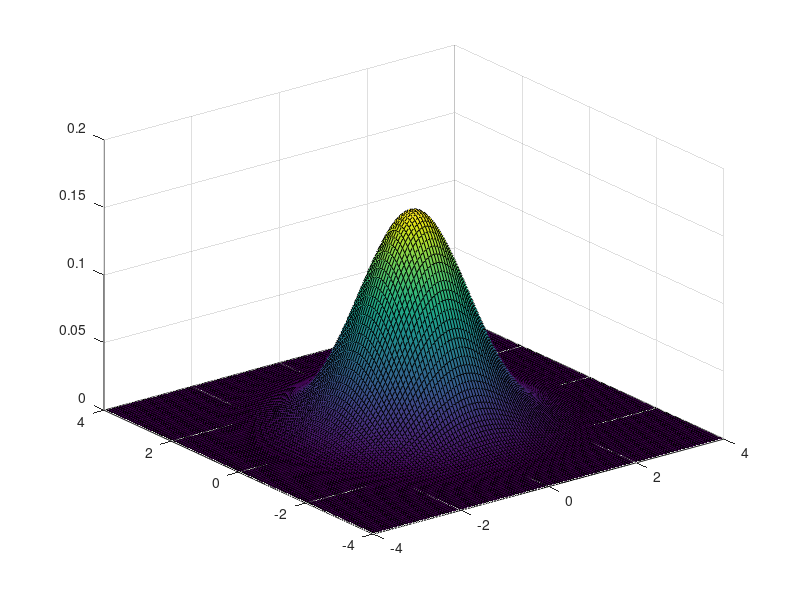
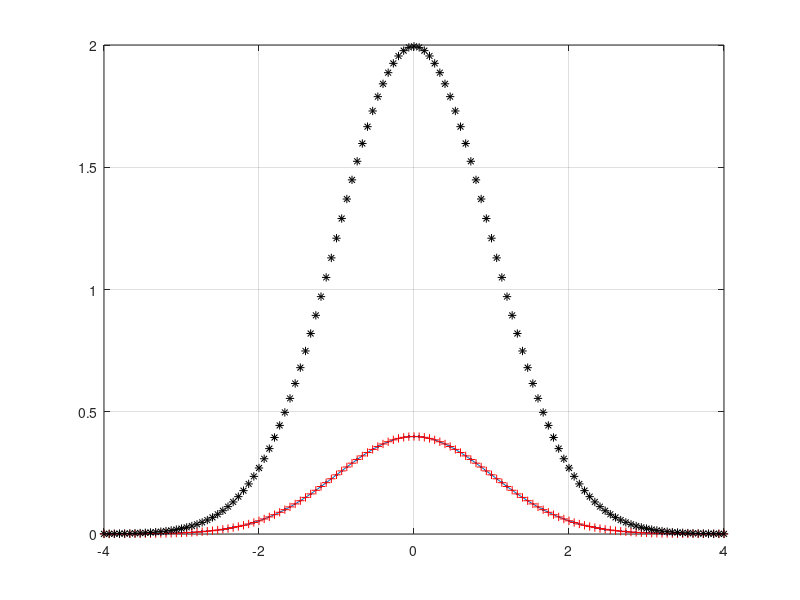

The MATLAB source for these figures, in order: (Note: this script raises an error after producing the figures.)

clear all
close all
clc
nums = 121
U = [1.5 1.5];
L = [-1.5 -1.5];
rho = 0.0
sig11 = 1; sig22 = 1
MU = [0 0]; SIGMA = [sig11 rho*sig11*sig22; rho*sig11*sig22 sig22];
x1 = linspace(-4,4,nums); x2 = linspace(-4,4,nums);
[X1,X2] = meshgrid(x1,x2);
X = [X1(:) X2(:)];
fun = @(X1,X2) mvnpdf([X1 X2],MU,SIGMA);
surf(X1,X2,reshape(fun(X1(:),X2(:)),nums,nums));

% figure;
% %pdf = tmvnorm_2varCORR(X1(:),X2(:),MU,sig11,sig22,rho,L,U);
% pdf = @(X1,X2) exp( -1./(2*(1-rho^2)).*( ((X1-MU(1)).^2./(sig11^2)) + ((X2-MU(2)).^2./(sig22^2))...
%     - ((2*rho.*(X1-MU(1)).*(X2-MU(2)))./(sig11*sig22))  ) );
% 
% surf(X1,X2,reshape(pdf(X1(:),X2(:)),nums,nums))
% 
% figure;
% truncpdf = tmvnorm_2varCORR(X1,X2,MU,sig11,sig22,rho,L,U);
% surf(X1,X2,reshape(truncpdf ,nums,nums))
int1= @(x1)integral(@(x2)fun(x1,x2),-20,20,'ArrayValued',true);
% 

for i = 1:length(x1)
    marginal(i) = int1(x1(i));
    for j = 1:length(x2)
    t(j) = fun(x2(j),x1(i))./(U(1)-L(1));
    end
    test(i) = sum(t);
end
marg = normpdf(x1,MU(1),1);
figure;
plot(x1,marginal,'.-'); grid on; hold on
plot(x1,marg,'r+')
plot(x1,test,'k*')

%Truncpdf = tmvnorm_2var(X1,X2,MU,sig11,sig22,rho,L,U);
fun2 = @(X1,X2) tmvnorm_2var(X1,X2,MU,sig11,sig22,rho,L,U)
figure(3)
surf(X1,X2,reshape(fun2(X1,X2),nums,nums))
qSurf = integral2(fun2,-20,20,-20,20)
int2= @(x2)integral(@(x1)fun2(x1,x2),-100,100,'ArrayValued',true);

xn = linspace(-4,4,101);
for i = 1:length(xn)
    i
    marginal2(i) = int2(xn(i));
end

marg2 = @(x1)  Fun_TruncatedNormalDist_pdf(x1,MU(1),SIGMA(1,1),L(1),U(1),U(1),0);
figure(4);
plot(xn,marginal2,'.-'); grid on; hold on
plot(x1,marg2(x1),'r+')

q1 = trapz(xn,marginal2)
q2 = trapz(x1,marg2(x1))
qq1 = integral(marg2,-100,100)
%qq2 = integral(int2,-100,100)
pd = makedist('Normal')
t = truncate(pd,L(1),U(1))
plot(x1,pdf(t,x1),'g.')
q3 = trapz(x1,pdf(t,x1))
